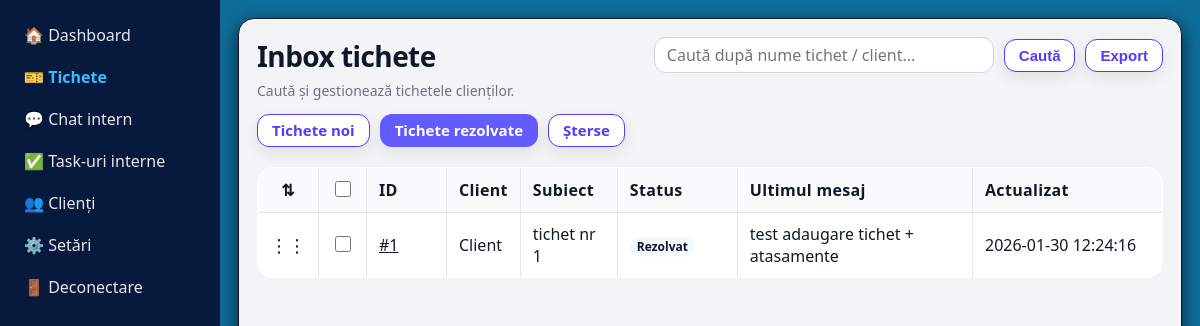
The page /?route=admin/tickets&tab=resolved (signed in) on the database its author committed.
### tables this page shows
CREATE TABLE `tickets` (
  `id` int(11) NOT NULL,
  `client_id` int(11) NOT NULL,
  `subject` varchar(255) NOT NULL,
  `status` enum('open','resolved') NOT NULL DEFAULT 'open',
  `sort_order` int(11) NOT NULL DEFAULT 0,
  `deleted_at` datetime DEFAULT NULL,
  `created_at` datetime NOT NULL DEFAULT current_timestamp(),
  `updated_at` datetime NOT NULL DEFAULT current_timestamp() ON UPDATE current_timestamp(),
  `priority` tinyint(4) NOT NULL DEFAULT 3
);

CREATE TABLE `users` (
  `id` int(11) NOT NULL,
  `name` varchar(100) NOT NULL,
  `company` varchar(255) DEFAULT NULL,
  `email` varchar(100) NOT NULL,
  `phone` varchar(50) DEFAULT NULL,
  `password` varchar(255) NOT NULL,
  `role` varchar(50) DEFAULT 'employee',
  `created_at` timestamp NOT NULL DEFAULT current_timestamp(),
  `address` varchar(255) DEFAULT NULL,
  `avatar` varchar(255) DEFAULT NULL,
  `city` varchar(100) DEFAULT NULL,
  `country` varchar(100) DEFAULT NULL,
  `vat` varchar(50) DEFAULT NULL,
  `is_active` tinyint(1) NOT NULL DEFAULT 1,
  `last_seen_tickets_at` datetime DEFAULT NULL,
  `last_seen_tasks_at` datetime DEFAULT NULL,
  `last_seen_chat_v2_msg_id` int(11) DEFAULT NULL,
  `last_seen_chat_msg_id` int(11) DEFAULT NULL
);

### app/controllers/TicketController.php (called while the page is built, shortened)
<?php
class TicketController
{
    public function adminIndex()
    {
        global $pdo;
        $me = (int)Auth::id();
        try {
            $pdo->query("SELECT last_seen_tickets_at FROM users LIMIT 1");
        } catch (Throwable $e) {
            try { $pdo->exec("ALTER TABLE users ADD COLUMN last_seen_tickets_at DATETIME NULL"); } catch (Throwable $e2) {}
        }
        try {
            $pdo->prepare("UPDATE users SET last_seen_tickets_at = NOW() WHERE id=? LIMIT 1")->execute([$me]);
        } catch (Throwable $e) {}
        $tab = (string)($_GET['tab'] ?? 'open');
        $where = [];
        $params = [];
        if ($tab === 'deleted') {
            $where[] = 't.deleted_at IS NOT NULL';
        } else {
            $where[] = 't.deleted_at IS NULL';
            $where[] = 't.status = ?';
            $params[] = $tab;
        }
        $whereSql = $where ? ('WHERE ' . implode(' AND ', $where)) : '';
        $sql = "
          SELECT t.*,
                 u.name AS client_name,
                 (SELECT body FROM ticket_messages tm WHERE tm.ticket_id=t.id AND tm.is_internal=0 ORDER BY tm.id DESC LIMIT 1) AS last_public_message
          FROM tickets t
          JOIN users u ON u.id = t.client_id
          $whereSql
          ORDER BY t.sort_order ASC, t.updated_at DESC, t.id DESC
        ";
        $stmt = $pdo->prepare($sql);
        $stmt->execute($params);
        $tickets = $stmt->fetchAll(PDO::FETCH_ASSOC);
        require __DIR__ . '/../views/admin/tickets/index.php';
    }
}

### app/views/admin/tickets/index.php (the view, shortened to what this page needs)
<?php require __DIR__ . '/../_layout_start.php'; ?>
<?php
$tab = (string)($_GET['tab'] ?? 'open');
$q = trim((string)($_GET['q'] ?? ''));
$isRouteMode = strpos((string)BASE_URL, '?route=') !== false;
$paramSep = $isRouteMode ? '&' : '?';
$idSep = $isRouteMode ? '&id=' : '?id=';
function ticketsTabUrl(string $tab, string $q, string $paramSep): string
{
  $url = BASE_URL . 'admin/tickets';
  $params = ['tab' => $tab];
  return $url . $paramSep . http_build_query($params);
}
?>
<div class="page-header">
  <div class="page-header__left">
    <h2 class="page-header__title">Inbox tichete</h2>
    <p class="page-header__subtitle">Caută și gestionează tichetele clienților.</p>
  </div>
  <div class="page-header__actions">
    <form method="GET" action="<?= htmlspecialchars(BASE_URL . 'admin/tickets') ?>" class="tickets-search">
    <input
      type="search"
      name="q"
      placeholder="Caută după nume tichet / client..."
      value="<?= htmlspecialchars($q) ?>"
    />
    <button class="btn" type="submit">Caută</button>
    </form>
    <button id="openExportModal" class="btn" type="button">Export</button>
  </div>
</div>
<div class="tickets-tabs">
  <a class="btn <?= $tab === 'open' ? 'btn-primary' : '' ?>" href="<?= htmlspecialchars(ticketsTabUrl('open', $q, $paramSep)) ?>">Tichete noi</a>
  <a class="btn <?= $tab === 'resolved' ? 'btn-primary' : '' ?>" href="<?= htmlspecialchars(ticketsTabUrl('resolved', $q, $paramSep)) ?>">Tichete rezolvate</a>
  <a class="btn <?= $tab === 'deleted' ? 'btn-primary' : '' ?>" href="<?= htmlspecialchars(ticketsTabUrl('deleted', $q, $paramSep)) ?>">Șterse</a>
</div>
<form id="bulkForm" method="POST" action="<?= htmlspecialchars(BASE_URL . 'admin/tickets-bulk-delete') ?>">
  <div class="tickets-table-wrap" aria-label="Tickets table">
    <table id="ticketsTable" class="table tickets-table">
    <thead>
      <tr>
        <th class="col-drag">⇅</th>
        <th class="col-check"><input id="checkAll" type="checkbox" /></th>
        <th class="col-id">ID</th>
        <th>Client</th>
        <th>Subiect</th>
        <th class="col-status">Status</th>
        <th>Ultimul mesaj</th>
        <th class="col-updated">Actualizat</th>
      </tr>
    </thead>
    <tbody>
      <?php foreach ($tickets as $t): ?>
        <tr data-ticket-id="<?= (int)$t['id'] ?>">
          <td class="drag-handle" draggable="true" title="Trage ca să reordonezi">⋮⋮</td>
          <td>
            <input class="rowCheck" type="checkbox" name="ticket_ids[]" value="<?= (int)$t['id'] ?>" />
          </td>
          <td>
            <a href="<?= htmlspecialchars(BASE_URL . 'admin/ticket' . $idSep . (int)$t['id']) ?>">#<?= (int)$t['id'] ?></a>
          </td>
          <td><?= htmlspecialchars($t['client_name']) ?></td>
          <td class="ticket-subject-cell">
            <?= htmlspecialchars($t['subject']) ?>
          </td>
          <td>
            <?php $st = (string)($t['status'] ?? ''); ?>
            <span class="badge badge--<?= htmlspecialchars($st) ?>"><?= htmlspecialchars(ticketStatusLabel($st)) ?></span>
          </td>
          <td><?= htmlspecialchars($t['last_public_message'] ?? '') ?></td>
          <td><?= htmlspecialchars($t['updated_at'] ?? '') ?></td>
        </tr>
      <?php endforeach; ?>
    </tbody>
    </table>
  </div>
</form>
<?php require __DIR__ . '/../_layout_end.php'; ?>

### assets/css/parts/base.css (style rules this page uses)
:root { --bg: #f6f7f9; --surface: #ffffff; --surface-2: #fafafa; --text: #0f172a; --muted: #64748b; --border: rgba(17, 24, 39, 0.10); --border-strong: rgba(17, 24, 39, 0.16); --primary: #635bff; --primary-hover: #4f46ff; --primary-soft: #eef2ff; --sidebar-bg: #f3f4f6; --sidebar-border: #e5e7eb; --primary-600: #4f46ff; --radius-sm: 10px; --radius-md: 12px; --radius-lg: 16px; --shadow-sm: 0 4px 12px rgba(0,0,0,.06); --shadow-md: 0 14px 30px rgba(0,0,0,.10); }
* { box-sizing: border-box; }
html, body { height: 100%; overflow-x: hidden; }
body { margin: 0; font-family: ui-sans-serif, system-ui, -apple-system, Segoe UI, Roboto, Arial, "Noto Sans", "Liberation Sans", sans-serif; background: var(--bg); color: var(--text); -webkit-font-smoothing: antialiased; -moz-osx-font-smoothing: grayscale; }
a { color: inherit; }
input, select, textarea { max-width: 100%; }
:where(a, button, input, select, textarea):focus-visible { outline: 3px solid rgba(99, 91, 255, 0.25); outline-offset: 2px; }

### assets/css/parts/ui.css (style rules this page uses)
.btn, .tab-btn { padding: 8px 14px; border-radius: 12px; border: 1px solid #533afd; background: #ffffff; color: #533afd; cursor: pointer; font-weight: 700; line-height: 1; font-size: 15px; text-decoration: none !important; box-shadow: 0 6px 16px rgba(0, 0, 0, 0.08); transition: transform 0.08s ease, box-shadow 0.18s ease, background 0.18s ease; }
a.btn, a.btn:link, a.btn:visited, a.btn:hover, a.btn:active, .content a.btn, .content a.btn:link, .content a.btn:visited, .content a.btn:hover, .content a.btn:active { text-decoration: none !important; }
.btn-primary, .btn:hover, .tab-btn.active, .tab-btn:hover { background: var(--primary); border-color: rgba(99, 91, 255, 0.45); color: #fff; }
.content input[type="checkbox"] { width: 16px; height: 16px; accent-color: var(--primary); }
.content :where( input[type="text"], input[type="email"], input[type="password"], input[type="search"], input[type="number"], select, textarea ) { font: inherit; padding: 10px 12px; border: 1px solid #d1d5db; border-radius: 12px; background: var(--sidebar-bg); }
.content :where( input[type="text"], input[type="email"], input[type="password"], input[type="search"], input[type="number"], select, textarea ):focus, #chatMessage:focus, #chatSearch:focus { border-color: var(--primary); box-shadow: 0 0 0 3px rgba(99, 91, 255, 0.18); outline: none; }
.page-header { display: flex; align-items: flex-start; justify-content: space-between; gap: 14px; margin: 0 0 16px; }
.page-header__left { min-width: 0; }
.page-header__title { margin: 0; font-size: 28px; font-weight: 700; letter-spacing: -0.02em; }
.page-header__subtitle { margin: 6px 0 0; color: #6b7280; font-size: 14px; }
.page-header__actions { display: flex; gap: 10px; align-items: center; flex-wrap: wrap; }
.badge { display: inline-flex; align-items: center; gap: 8px; padding: 4px 7px; border-radius: 999px; background: #d61b59; font-size: 12px; font-weight: 700; line-height: 1; color: #ffffff; white-space: nowrap; }
.badge--resolved { border-color: rgba(59, 130, 246, 0.35); background: rgba(59, 130, 246, 0.06); color: #111827; }
.badge--resolved::before { background: #37beff; }
.table { width: 100%; border-collapse: collapse; background: var(--sidebar-bg); border: 1px solid rgba(17, 24, 39, 0.1); border-radius: 16px; overflow: hidden; }
.table th, .table td { padding: 10px 12px; text-align: left; border-top: 1px solid #f1f5f9; }
.table th { background: #f9fafb; font-weight: 700; border-top: none; }
.page-title, h2 { margin: 0 0 14px; font-size: 26px; font-weight: 600; }
.page-header { display: flex; align-items: flex-start; justify-content: space-between; gap: 14px; margin: 0 0 14px; }

### rows shown on the page
tickets: id "1", client.name "Client", subject "tichet nr 1", status "Rezolvat", last_public_message "test adaugare tichet + atasamente", updated_at "2026-01-30 12:24:16"
